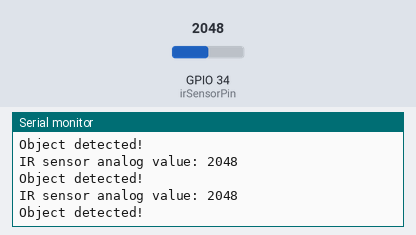
Simulated run of this sketch. Board: ESP32. Parts: the last lines printed to the serial monitor. The test bench sets the inputs (shaded band); at power-on: GPIO 34 (irSensorPin) = 2048.

Above: at 1.2 s.
1.3 s: GPIO 34 (irSensorPin) set to 1041
At 1.56 s:
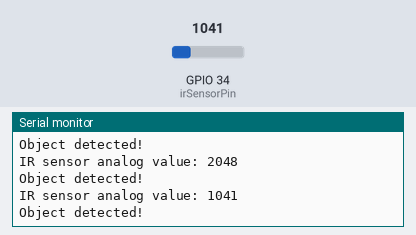
2.8 s: GPIO 34 (irSensorPin) set to 970
At 2.96 s:
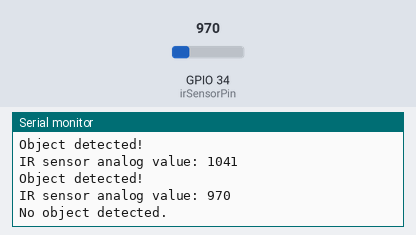
Timing chart, 0 to 5.8 s (numbered marks = the images above; inputs shaded):
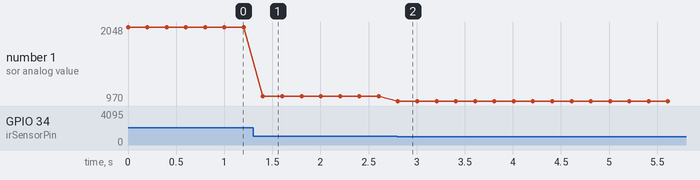

Measured:
- the behaviour switches between 1001 and 1000 on GPIO 34 (irSensorPin) (found by bisection; images 1 and 2)
- after the input at 1.3 s, the serial monitor: prints a new line after 0.10 s (image 1)
- after the input at 2.8 s, the serial monitor: prints a new line at once (image 2)
- plotted number 1: 2048 → 1041 after the input at 1.3 s, 1041 → 970 after the input at 2.8 s

The sketch:

ir_sensor_checking_code.ino
```cpp
const int irSensorPin =34; // Example analog pin on ESP32 for IR sensor input
int sensorValue = 0;        // Variable to store sensor reading
int threshold = 1000;       // Threshold value to detect object (adjust as needed)

void setup() {
  Serial.begin(115200);
  pinMode(irSensorPin, INPUT);
}

void loop() {
  // Read the analog value from the IR sensor
  sensorValue = analogRead(irSensorPin);

  // Print the sensor value for debugging
  Serial.print("IR sensor analog value: ");
  Serial.println(sensorValue);

  // Detect presence if sensorValue crosses threshold
  if (sensorValue > threshold) {
    Serial.println("Object detected!");
  } else {
    Serial.println("No object detected.");
  }

  delay(200); // Small delay for stability
}
```
